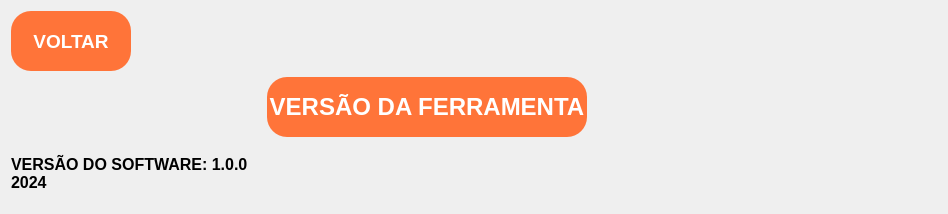
      <widget class="QWidget" name="sobre">
       <layout class="QGridLayout" name="gridLayout_3">
        <item row="0" column="2">
         <spacer name="verticalSpacer_sobre">
          <property name="orientation">
           <enum>Qt::Vertical</enum>
          </property>
          <property name="sizeHint" stdset="0">
           <size>
            <width>20</width>
            <height>40</height>
           </size>
          </property>
         </spacer>
        </item>
        <item row="1" column="2" alignment="Qt::AlignHCenter">
         <widget class="QPushButton" name="pushButton_versao_qt">
          <property name="minimumSize">
           <size>
            <width>320</width>
            <height>60</height>
           </size>
          </property>
          <property name="font">
           <font>
            <pointsize>18</pointsize>
            <weight>75</weight>
            <bold>true</bold>
           </font>
          </property>
          <property name="cursor">
           <cursorShape>PointingHandCursor</cursorShape>
          </property>
          <property name="styleSheet">
           <string notr="true">QPushButton {
	background-color: #FF7439;
	border-radius: 20px;
	border: none;
	color: #fff;
}

QPushButton:pressed {
	background-color: #c8592d;
}

QPushButton:hover {
	background-color: #c8592d;
}</string>
          </property>
          <property name="text">
           <string>VERSÃO DA FERRAMENTA</string>
          </property>
         </widget>
        </item>
        <item row="2" column="2">
         <spacer name="verticalSpacer_sobre_2">
          <property name="orientation">
           <enum>Qt::Vertical</enum>
          </property>
          <property name="sizeType">
           <enum>QSizePolicy::Minimum</enum>
          </property>
          <property name="sizeHint" stdset="0">
           <size>
            <width>20</width>
            <height>40</height>
           </size>
          </property>
         </spacer>
        </item>
        <item row="1" column="1">
         <spacer name="horizontalSpacer_sobre">
          <property name="orientation">
           <enum>Qt::Horizontal</enum>
          </property>
          <property name="sizeType">
           <enum>QSizePolicy::Preferred</enum>
          </property>
          <property name="sizeHint" stdset="0">
           <size>
            <width>40</width>
            <height>20</height>
           </size>
          </property>
         </spacer>
        </item>
        <item row="1" column="3">
         <spacer name="horizontalSpacer_sobre_2">
          <property name="orientation">
           <enum>Qt::Horizontal</enum>
          </property>
          <property name="sizeType">
           <enum>QSizePolicy::Maximum</enum>
          </property>
          <property name="sizeHint" stdset="0">
           <size>
            <width>350</width>
            <height>20</height>
           </size>
          </property>
         </spacer>
        </item>
        <item row="2" column="1">
         <widget class="QLabel" name="label_versao_soft">
          <property name="sizePolicy">
           <sizepolicy hsizetype="Preferred" vsizetype="Fixed">
            <horstretch>0</horstretch>
            <verstretch>0</verstretch>
           </sizepolicy>
          </property>
          <property name="minimumSize">
           <size>
            <width>250</width>
            <height>60</height>
           </size>
          </property>
          <property name="maximumSize">
           <size>
            <width>250</width>
            <height>60</height>
           </size>
          </property>
          <property name="font">
           <font>
            <pointsize>12</pointsize>
            <weight>75</weight>
            <bold>true</bold>
           </font>
          </property>
          <property name="styleSheet">
           <string notr="true">background-color: none;</string>
          </property>
          <property name="text">
           <string>VERSÃO DO SOFTWARE: 1.0.0
2024</string>
          </property>
         </widget>
        </item>
        <item row="0" column="1" alignment="Qt::AlignTop">
         <widget class="QPushButton" name="pushButton_voltar_sobre">
          <property name="sizePolicy">
           <sizepolicy hsizetype="Expanding" vsizetype="MinimumExpanding">
            <horstretch>100</horstretch>
            <verstretch>0</verstretch>
           </sizepolicy>
          </property>
          <property name="minimumSize">
           <size>
            <width>120</width>
            <height>60</height>
           </size>
          </property>
          <property name="maximumSize">
           <size>
            <width>120</width>
            <height>60</height>
           </size>
          </property>
          <property name="font">
           <font>
            <pointsize>14</pointsize>
            <weight>75</weight>
            <bold>true</bold>
           </font>
          </property>
          <property name="cursor">
           <cursorShape>PointingHandCursor</cursorShape>
          </property>
          <property name="styleSheet">
           <string notr="true">QPushButton {
	background-color: #FF7439;
	border-radius: 20px;
	border: none;
	color: #fff;
}

QPushButton:hover {
	background-color: #c8592d;
}

QPushButton:pressed {
	background-color: #c8592d;
}</string>
          </property>
          <property name="text">
           <string>VOLTAR</string>
          </property>
         </widget>
        </item>
       </layout>
      </widget>
